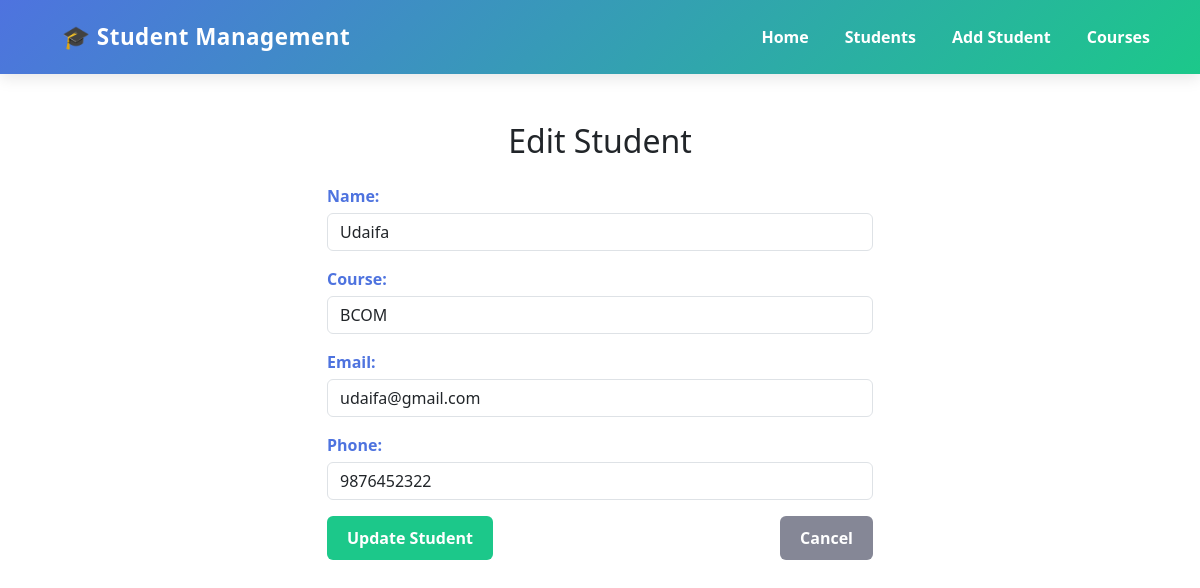
The app's page /edit/1/, older data.
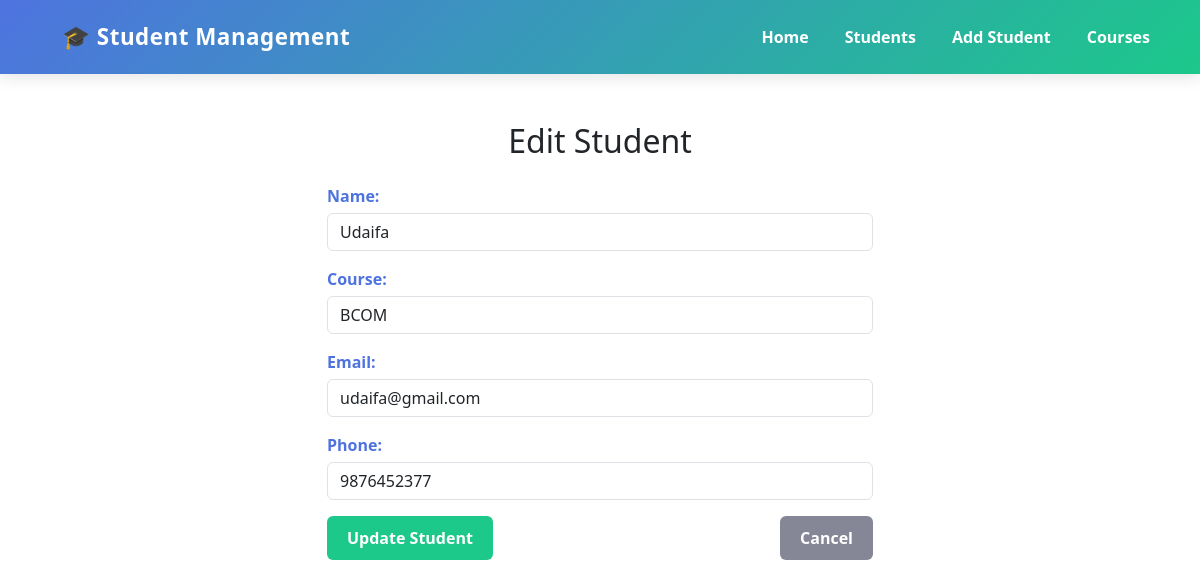
The same page, newer data.
### students/models.py (models this page shows, shortened)
class Student(models.Model):
    name = models.CharField(max_length=100)
    course = models.CharField(max_length=100)
    email = models.EmailField()
    phone = models.CharField(max_length=15)
    created_at = models.DateTimeField(auto_now_add=True)  # optional

### students/views.py (the view)
# urls.py: path('edit/<int:pk>/', views.student_update, name='student_edit'),  # ✅ This is important
def student_update(request, pk):
    student = get_object_or_404(Student, pk=pk)
    if request.method == 'PUT':
        form = StudentForm(request.PUT, instance=student)
        if form.is_valid():
            form.save()
            return redirect('student_list')
    else:
        form = StudentForm(instance=student)  # Pre-fill form with student data
    return render(request, 'students/student_form.html', {'form': form})

### students/forms.py
class StudentForm(forms.ModelForm):
    class Meta:
        model = Student
        fields = ['name', 'course', 'email', 'phone']
        widgets = {
            'name': forms.TextInput(attrs={'class': 'form-control', 'placeholder': 'Enter student name'}),
            'course': forms.TextInput(attrs={'class': 'form-control', 'placeholder': 'Enter Course'}),
            'email': forms.EmailInput(attrs={'class': 'form-control', 'placeholder': 'Enter email'}),
            'phone': forms.NumberInput(attrs={'class': 'form-control', 'placeholder': 'Enter phone number'}),
        }

### students/templates/students/student_form.html (shortened to what this page needs)
{% extends 'students/base.html' %}
{% block content %}
<div class="container mt-5">
    <h2 class="mb-4 text-center">
        {% if form.instance.pk %}
            Edit Student
        {% else %}
            Add Student
        {% endif %}
    </h2>
    <div class="row justify-content-center">
        <div class="col-md-6">
            <form method="POST">
                {{ form.as_p }}
                <div class="d-flex justify-content-between mt-3">
                    <button type="submit" class="btn btn-success">
                        {% if form.instance.pk %}
                            Update Student
                        {% else %}
                            Add Student
                        {% endif %}
                    </button>
                    <a href="{% url 'student_list' %}" class="btn btn-secondary">Cancel</a>
                </div>
            </form>
        </div>
    </div>
</div>
{% endblock %}

Row changes from the older to the newer data that the page shows:
changed Student "Udaifa": phone "9876452322" → "9876452377"
